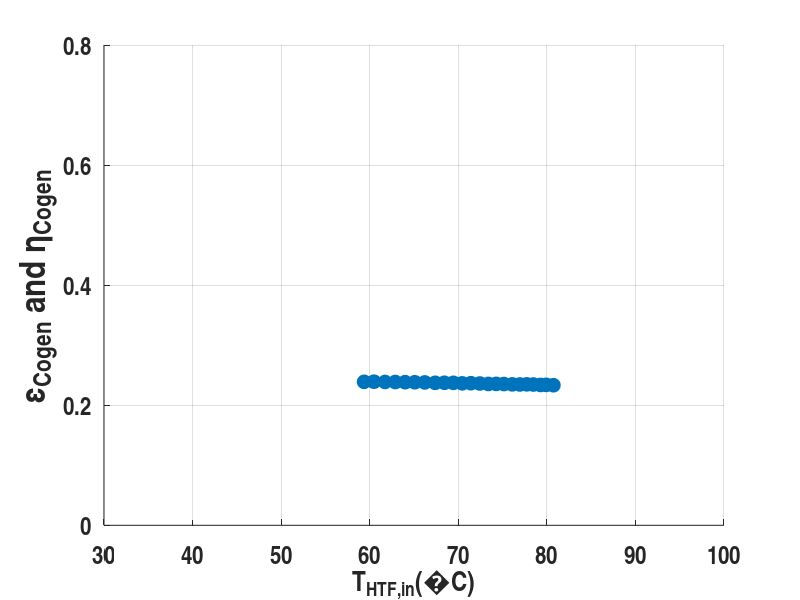

This chart was generated by the following MATLAB code: (Note: this script raises an error after producing the figure.)
clear all;

Blueish = [0 0.45 0.74];
Yellowish = [0.75 0.75 0];
Redish = [0.85 0.33 0.1];
Grey = [.5 .5 .5];

nthElement = 25;
markerSize = 100;

figure('Color',[1 1 1]);
hold on;

% title({'\chi vs \epsilon','Measured Total Array'},...
%     'FontSize',18,...
%     'FontName','Arial Narrow');

xlabel(strcat('T_{HTF,in}',sprintf('(%cC)',char(176))),...
    'FontName','Arial Narrow',...
     'FontSize',22,...
    'FontWeight','bold');
set(gca,'XGrid','on',...
    'FontName','arial narrow',...
    'FontSize',18,...
    'FontWeight','bold');

ylabel('\epsilon_{Cogen} and \eta_{Cogen}',...ylabel('\epsilon',...
    'FontName','Arial Narrow',...
    'FontSize',26,...
    'FontWeight','bold');
set(gca,'YGrid','on',...
    'FontName','arial narrow',...
    'FontSize',18,...
    'FontWeight','bold');

axis([30 100 0 0.8]);

load('ICSolar.ICS_Skeleton_20_Feb_2015_v4.mat','chi_arrayTotal',...
    'Ex_epsilon_Cgen_6mods','Start','End','day','measured_T_HTFin',...
    'measured_T_cavAvg','G_DN_6mods','eta_Cgen_6mods');


%Plot 20-Feb
% load('ICSolar.ICS_Skeleton_20_Feb_2015.mat','chi_arrayTotal',...
%     'Ex_epsilon_Cgen_6mods','Start','End','day','measured_T_HTFin',...
%     'measured_T_cavAvg','GN_arrayTotal');

Color = Blueish;

%trimmed obseverd chi and epsilon
t_o_Gdn = G_DN_6mods(:,Start:End);
t_o_epsilon = Ex_epsilon_Cgen_6mods(:,Start:End);
t_o_Tin =  measured_T_HTFin(:,Start:End) - 273;
t_o_Tcav = measured_T_cavAvg(:,Start:End);
delta_T = t_o_Tin - t_o_Tcav;
t_o_eta = eta_Cgen_6mods(:,Start:End);

t_o_chi = delta_T ./ (t_o_Gdn ./ (6 * 0.25019^2)); 


%add the zero point

scatter(t_o_Tin(1:nthElement:end)',t_o_epsilon(1:nthElement:end)',...
    markerSize,'o',...
    'MarkerFaceColor',Color,...
    'MarkerEdgeColor',Color,...
    'DisplayName','20 Feb \epsilon');


f=fit(t_o_Tin',t_o_eta','poly1');
x=0:5:100;
y=f(x);

plot(x,y,'LineStyle',':',...
    'Color',Color,...
    'LineWidth',3);

scatter(t_o_Tin(1:nthElement:end)',t_o_eta(1:nthElement:end)',...
    markerSize,'o',...
    'MarkerFaceColor','w',...
    'MarkerEdgeColor',Color,...
    'DisplayName','20 Feb \eta');

% scatter(t_o_chi',t_o_epsilon_arrayTotal',...
%     'MarkerFaceColor',Color,...
%     'MarkerEdgeColor',Color,...
%     'DisplayName',strcat(...z
%     day,' \chi vs \epsilon'));

% x=0:.01:.2;
% y=f(x);

% plot(x,y,'LineStyle',':',...
%     'DisplayName',strcat(day, ' Linear Bestfit'),...
%     'Color',Color,...
%     'LineWidth',3);



% PREDICTION
Color =Blueish;
% 1.5 ml/s
predict_chi = [0.006, 0.025, 0.053, 0.08, 0.11];
T_HTFin = [30 40 55 70 85];
predict_eps = [0.24, 0.2425, 0.242, 0.238, 0.23];

f=fit(T_HTFin',predict_eps','poly2');
x=0:5:100;
y=f(x);

plot(x,y,'LineStyle',':',...
    'DisplayName','Modeled Results',...
    'Color',Color,...
    'LineWidth',3);

% indexmax = find(max(y) == y);
% xmax = x(indexmax);
% ymax = y(indexmax);
% 
% strmax = ['Maximum = ',num2str(xmax)];
% text(xmax,ymax,strmax,'VerticalAlignment','top');


%Plot Projected 20 Feb
load('PROJECTED_ICSolar.ICS_Skeleton_20_Feb_2015_v4.mat','chi_arrayTotal',...
    'Ex_epsilon_Cgen_6mods','Start','End','day','measured_T_HTFin',...
    'measured_T_cavAvg','G_DN_6mods','eta_Cgen_6mods');

Color = Yellowish;

t_o_Gdn = G_DN_6mods(:,Start:End);
t_o_epsilon = Ex_epsilon_Cgen_6mods(:,Start:End);
t_o_Tin =  measured_T_HTFin(:,Start:End) - 273;
t_o_Tcav = measured_T_cavAvg(:,Start:End);
delta_T = t_o_Tin - t_o_Tcav;
t_o_eta = eta_Cgen_6mods(:,Start:End);

t_o_chi = delta_T ./ (t_o_Gdn ./ (6 * 0.25019^2)); 

% t_o_chi = [t_o_chi 0];
% t_o_epsilon_arrayTotal = [t_o_epsilon_arrayTotal 0.138];

%need to transpose in order to scatter plot
chi_trans = transpose(t_o_chi);
Ex_epsilon_trans = transpose(t_o_epsilon);

scatter(t_o_Tin(1:nthElement:end)',t_o_epsilon(1:nthElement:end)',...
    markerSize,...
    'MarkerFaceColor',Color,...
    'MarkerEdgeColor',Color,...
    'DisplayName','Projected \epsilon');

f=fit(t_o_Tin',t_o_eta','poly1');
x=0:5:100;
y=f(x);

plot(x,y,'LineStyle',':',...
    'Color',Color,...
    'LineWidth',3);


scatter(t_o_Tin(1:nthElement:end)',t_o_eta(1:nthElement:end)',...
    markerSize,'o',...
    'MarkerFaceColor','w',...
    'MarkerEdgeColor',Color,...
    'DisplayName','Projected \eta');

f=fit(t_o_Tin',t_o_epsilon','poly2');
x=0:5:100;
y=f(x);

plot(x,y,'LineStyle',':',...
    'DisplayName','Modeled Fit',...
    'Color',Color,...
    'LineWidth',3);




% PREDICTION
Color = Yellowish;
% 1.5 ml/s
predict_chi = [0.006, 0.025, 0.053, 0.08, 0.11];
T_HTFin = [40 50 60 70 80];
predict_eps = [0.3771 0.3833 0.3864 0.3867 0.384];

% f=fit(T_HTFin',predict_eps','poly2');
% x=0:5:100;
% y=f(x);
% 
% plot(x,y,'LineStyle',':',...
%     'DisplayName','Modeled Fit',...
%     'Color',Color,...
%     'LineWidth',3);

% indexmax = find(max(y) == y);
% xmax = x(indexmax);
% ymax = y(indexmax);
% 
% strmax = ['Maximum = ',num2str(xmax)];
% text(xmax,ymax,strmax,'VerticalAlignment','top');
% 

%3 ml/s
predict_chi = [0, 0.086, 0.17];
predict_eps = [0.1324, 0.1485, 0.123];


f=fit(predict_chi',predict_eps','poly2');
x=0:.01:.2;
y=f(x);

% plot(x,y,'LineStyle','--',...
%     'DisplayName','3 ml/s Fit',...
%     'Color',Color,...
%     'LineWidth',3);

legend('show');
set(legend,'FontName','Arial Narrow',...
    'Location','southoutside',...
    'Orientation','horizontal');

filename = 'Projected Chi vs Epsilon - Whole Array for 3 datasets';
savefig(filename);
print(filename,'-dpng');
